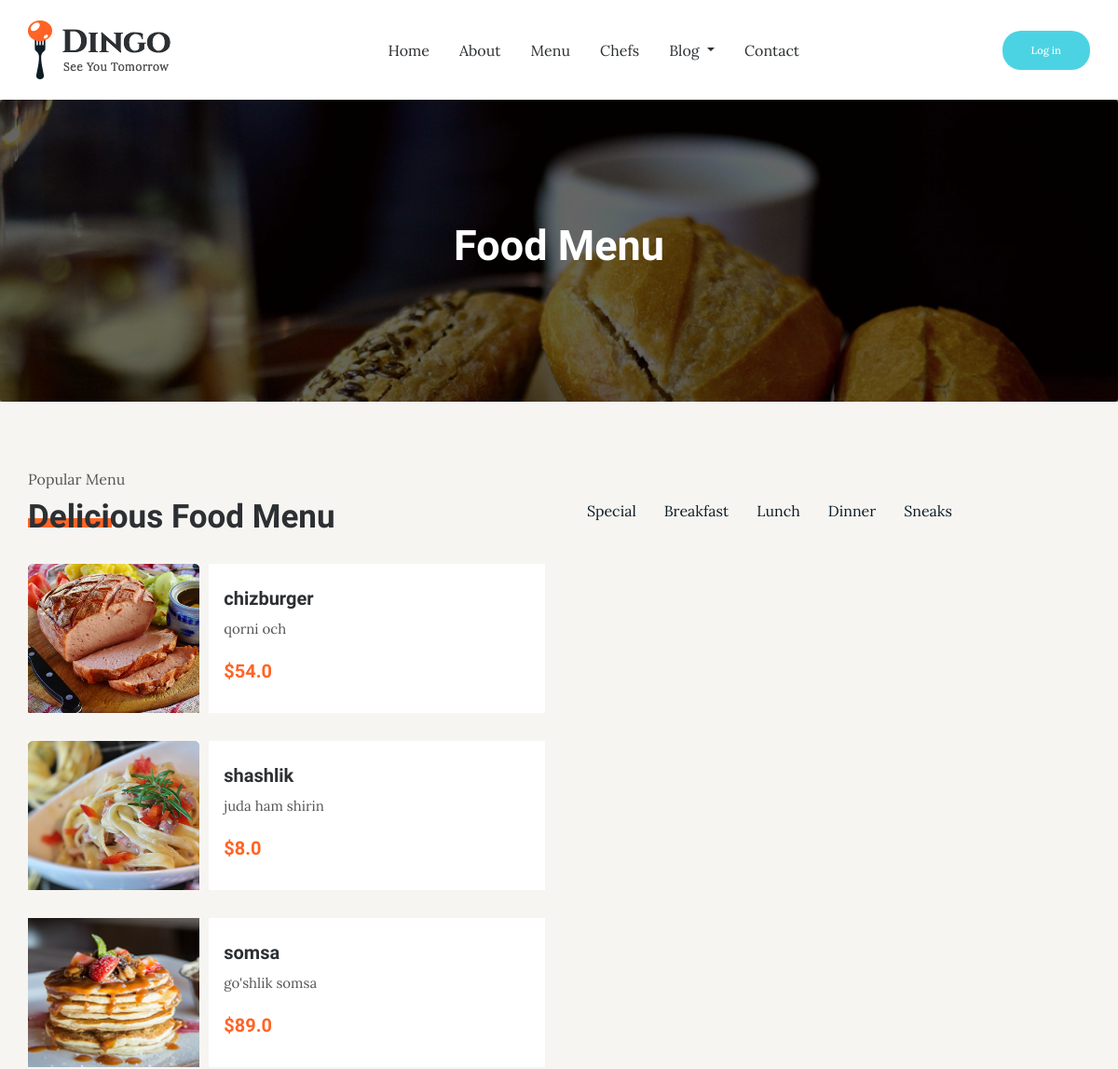
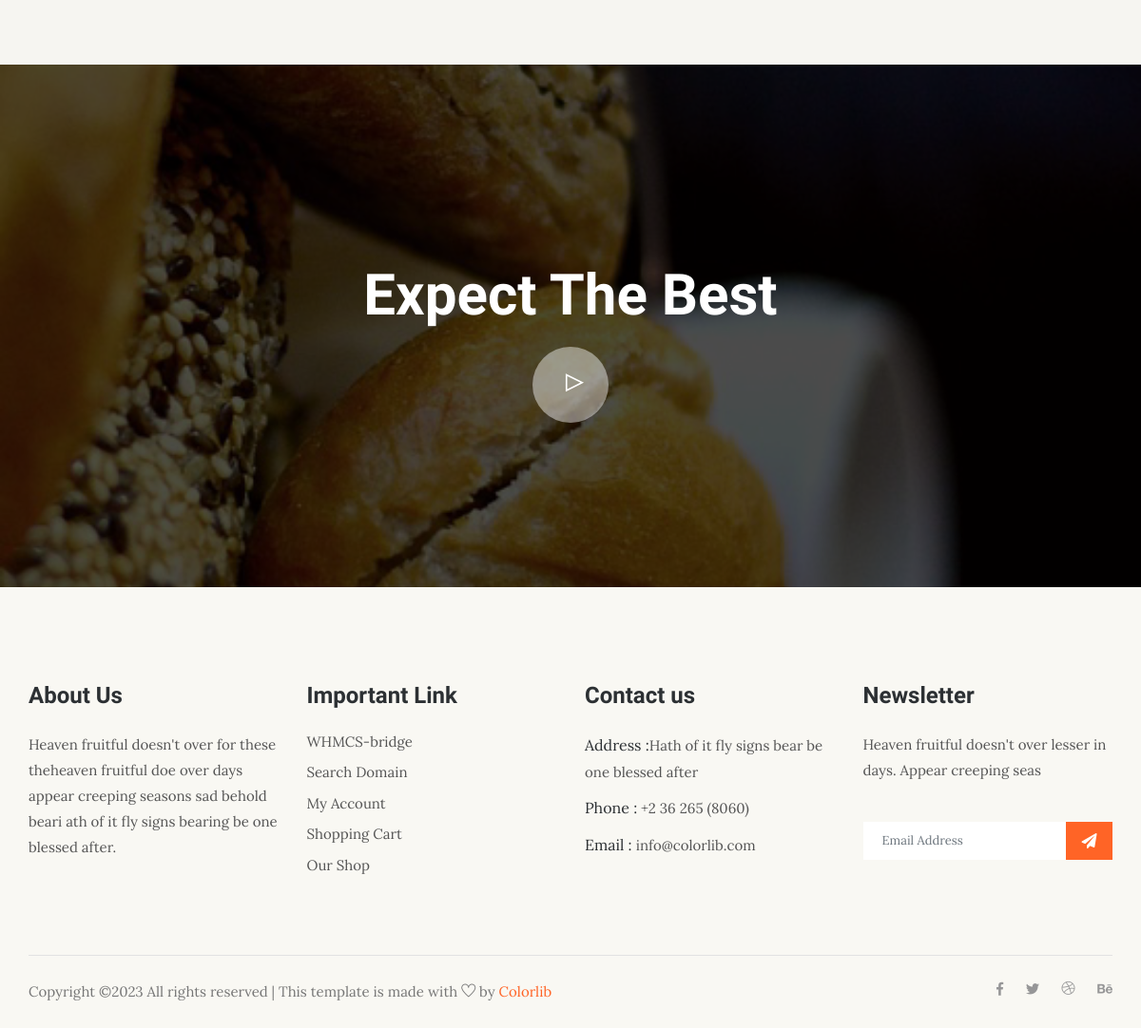
/food/?cat=Breakfast, run on the app's committed database (2 pictures, top to bottom).
### dingoapp/models.py (models this page shows, shortened)
class Category(models.Model):
    category_name = models.CharField(verbose_name="Category name", max_length=150)
    created = models.DateTimeField(verbose_name="Created", auto_now_add=True)
    updated = models.DateTimeField(verbose_name="Updated", auto_now=True)
    class Meta:
        ordering = ["created"]
        verbose_name = "Category"
        verbose_name_plural = "Categories"

class FoodModel(models.Model):
    title = models.CharField(verbose_name="Title", max_length=155)
    about = models.TextField(verbose_name='About')
    exclusive = models.BooleanField(verbose_name="Exclusive", default=False)
    price = models.FloatField(verbose_name="Price",
                              validators=(MinValueValidator(0),
                                          MaxValueValidator(9999)
                                          ))
    picture = models.ImageField(upload_to='food/')
    created = models.DateTimeField(verbose_name="Created", auto_now_add=True)
    updated = models.DateTimeField(verbose_name="Updated", auto_now=True)
    category = models.ManyToManyField("Category", verbose_name="Category")
    tags = models.ManyToManyField(TagModel, verbose_name="Tags", blank=True)

### dingoapp/views.py (the view)
# urls.py: path("food/", MenuView.as_view(), name='menu'),
class MenuView(TemplateView):
    template_name = 'food_menu.html'
    def get_context_data(self, **kwargs):
        cat = self.request.GET.get('cat')
        if cat is None:
            cat = "Special"
        foods = FoodModel.objects.filter(category__category_name__contains=cat)[:6]
        context = super().get_context_data(**kwargs)
        context['categories'] = Category.objects.all()
        context['foods3'] = foods[:3]
        context['foods6'] = foods[3:6]
        return context

### templates/food_menu.html (shortened to what this page needs)
{% extends 'base.html' %}
{% load static %}
{% block content %}
    <section class="breadcrumb breadcrumb_bg">
        <div class="container">
            <div class="row">
                <div class="col-lg-12">
                    <div class="breadcrumb_iner text-center">
                        <div class="breadcrumb_iner_item">
                            <h2>Food Menu</h2>
                        </div>
                    </div>
                </div>
            </div>
        </div>
    </section>
    <section class="food_menu gray_bg">
        <div class="container">
            <div class="row justify-content-between">
                <div class="col-lg-5">
                    <div class="section_tittle">
                        <p>Popular Menu</p>
                        <h2>Delicious Food Menu</h2>
                    </div>
                </div>
                <div class="col-lg-6">
                    <div class="nav nav-tabs food_menu_nav" id="myTab" role="tablist">
                        {% for category in categories %}
                            {% if category.category_name == cat %}
                                <a class="active" data-toggle="tab"
                                   href="{% url 'menu' %}?cat={{ category.category_name }}#myTab">{{ category.category_name }}
                                    <img src="{% static 'img/icon/play.svg' %}"
                                         alt="play"></a>
                            {% else %}
                                <a data-toggle="tab"
                                   href="{% url 'menu' %}?cat={{ category.category_name }}#myTab">{{ category.category_name }}</a>
                            {% endif %}
                        {% endfor %}
                    </div>
                </div>
                <div class="col-lg-12">
                    <div class="tab-content" id="myTabContent">
                        <div class="tab-pane fade show active single-   member" id="Special" role="tabpanel"
                             aria-labelledby="Special-tab">
                            <div class="row">
                                <div class="col-sm-6 col-lg-6">
                                    {% for food in foods3 %}
                                        <div class="single_food_item media">
                                            <img src="{{ food.picture.url }}" class="mr-3" alt="..." width="35%" ,
                                                 height="160px">
                                            <div class="media-body align-self-center">
                                                <h3>{{ food.title }}</h3>
                                                <p>{{ food.about }}</p>
                                                <h5>${{ food.price }}</h5>
                                            </div>
                                        </div>
                                    {% endfor %}
                                </div>
                                    <div class="col-sm-6 col-lg-6">
                                    </div>
                                </div>
                            </div>
                        </div>
                    </div>
                </div>
            </div>
    </section>
    <section class="intro_video_bg">
        <div class="container">
            <div class="row">
                <div class="col-lg-12">
                    <div class="intro_video_iner text-center">
                        <h2>Expect The Best</h2>
                        <div class="intro_video_icon">
                            <a id="play-video_1" class="video-play-button popup-youtube"
                               href="https://www.youtube.com/watch?v=pBFQdxA-apI">
                                <span class="ti-control-play"></span>
                            </a>
                        </div>
                    </div>
                </div>
            </div>
        </div>
    </section>
{% endblock content %}

### data on the page
Category: category_name "Special"
Category: category_name "Breakfast"
Category: category_name "Lunch"
Category: category_name "Dinner"
Category: category_name "Sneaks"
FoodModel: picture (picture), title "chizburger", about "qorni och", price "54.0"
FoodModel: picture (picture), title "shashlik", about "juda ham shirin", price "8.0"
FoodModel: picture (picture), title "somsa", about "go'shlik somsa", price "89.0"
